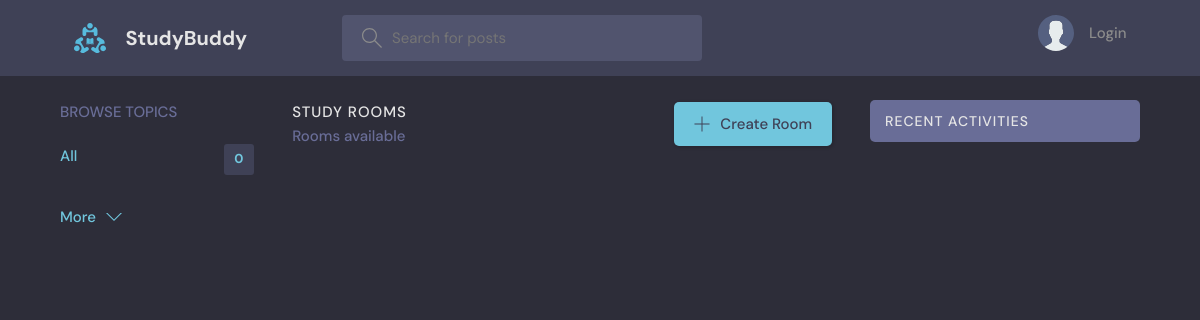
Page /?q=django on the earlier database version.
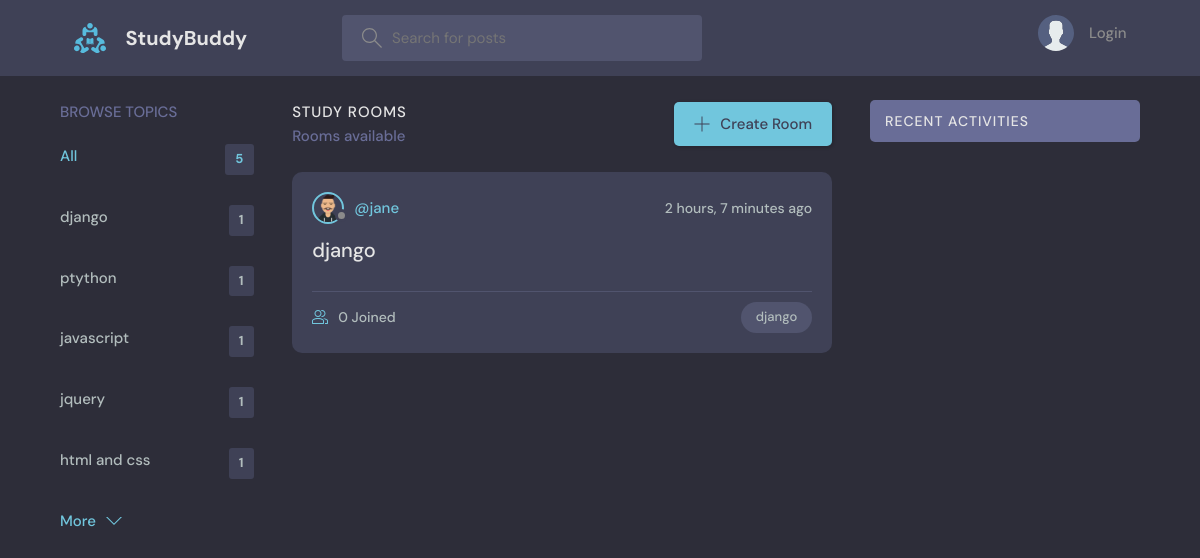
Same page on the later database version.
### base/models.py (models this page shows, shortened)
class Topic(models.Model):
    name = models.CharField(max_length=200)

class Room(models.Model):
    host = models.ForeignKey(User, on_delete=models.CASCADE)
    topic = models.ForeignKey(
        Topic, on_delete=models.SET_NULL, null=True, blank=True)
    name = models.CharField(max_length=200)
    description = models.TextField(null=True, blank=True)
    participants = models.ManyToManyField(
        User, related_name='participants', blank=True)
    created = models.DateTimeField(auto_now_add=True)
    updated = models.DateTimeField(auto_now=True)
    class Meta:
        ordering = ['-updated', '-created']

class User(AbstractUser):
    name = models.CharField(max_length=200, null=True)
    email = models.EmailField(unique=True, null=True)
    bio = models.TextField(null=True)
    avatar = models.ImageField(
        null=True, default="avatar.svg", upload_to='images')
    USERNAME_FIELD = 'email'
    REQUIRED_FIELDS = ['username']

### base/views.py (the view)
# urls.py: path('', views.homepage, name='home'),
def homepage(request):
    rooms = Room.objects.all()
    topics = Topic.objects.all()[:5]
    room_messages = Message.objects.all()[:5]
    q = request.GET.get('q')
    if q is not None:
        q = q.strip()
        rooms = Room.objects.filter(
            Q(topic__name__icontains=q) |
            Q(name__icontains=q) |
            Q(description__icontains=q)
        )
        room_messages = Message.objects.filter(
            Q(room__topic__name__icontains=q))[:3]
    room_count = rooms.count()
    context = {
        'rooms': rooms,
        'topics': topics,
        'room_rooms': room_count,
        'room_messages': room_messages
    }
    return render(request, 'base/home.html', context)

### base/templates/base/home.html (shortened to what this page needs)
{% extends '../main.html' %}
{% block content %}
<main class="layout layout--3">
  <div class="container">
    {% include 'base/topics_component.html' %}
    <div class="roomList">
      <div class="roomList__header">
        <div>
          <h2>Study Rooms</h2>
          <p>{{room_count}} Rooms available</p>
        </div>
        <a class="btn btn--main" href="{% url 'create-room' %}">
          <svg version="1.1" xmlns="http://www.w3.org/2000/svg" width="32" height="32" viewBox="0 0 32 32">
            <title>add</title>
            <path
              d="M16.943 0.943h-1.885v14.115h-14.115v1.885h14.115v14.115h1.885v-14.115h14.115v-1.885h-14.115v-14.115z">
            </path>
          </svg>
          Create Room
        </a>
      </div>
      {% include 'base/feed_component.html' %}
    </div>
    {% include 'base/activity_component.html' %}
  </div>
</main>
{% endblock %}

### base/templates/base/topics_component.html
<div class="topics">
    <div class="topics__header">
        <h2>Browse Topics</h2>
    </div>
    <ul class="topics__list">
        <li>
            <a href="{% url 'home' %}" class="active">All <span>{{topics.count}}</span></a>
        </li>
        {% for topic in topics %}
        <li>
            <a href="{% url 'home' %}?q={{topic.name}}">{{topic.name}}<span>{{topic.room_set.all.count}}</span></a>
        </li>
        {% endfor %}
    </ul>
    <a class="btn btn--link" href="{% url 'topics' %}">
        More
        <svg version="1.1" xmlns="http://www.w3.org/2000/svg" width="32" height="32" viewBox="0 0 32 32">
            <title>chevron-down</title>
            <path d="M16 21l-13-13h-3l16 16 16-16h-3l-13 13z"></path>
        </svg>
    </a>
</div>

### base/templates/base/feed_component.html (shortened to what this page needs)
{% for room in rooms %}
<div class="roomListRoom">
    <div class="roomListRoom__header">
        <a href="{% url 'user-profile' room.host.id %}" class="roomListRoom__author">
            <div class="avatar avatar--small">
                <img src="{{room.host.avatar.url}}" />
            </div>
            <span>@{{room.host.username}}</span>
        </a>
        <div class="roomListRoom__actions">
            <span>{{room.created|timesince}} ago</span>
        </div>
    </div>
    <div class="roomListRoom__content">
        <a href="{% url 'room' room.id %}">{{room.name}}</a>
    </div>
    <div class="roomListRoom__meta">
        <a href="{% url 'room' room.id %}" class="roomListRoom__joined">
            {{room.participants.all.count}} Joined
        </a>
        <p class="roomListRoom__topic">{{room.topic.name}}</p>
    </div>
</div>
{% endfor %}

Differences in the rows shown:
added Topic: name "django", room_set.all.count "1"
added Topic: name "ptython", room_set.all.count "1"
added Topic: name "javascript", room_set.all.count "1"
added Topic: name "jquery", room_set.all.count "1"
added Topic: name "html and css", room_set.all.count "1"
added Room: host.avatar (picture), host.username "jane", created "2 hours, 7 minutes", name "django", participants.all.count "0", topic.name "django"
Other differences:
{{ topics.count }}: "0" → "5"
